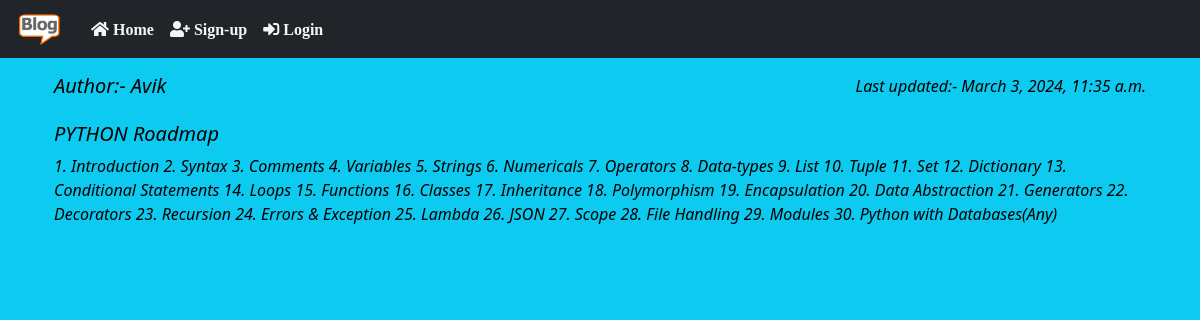
The page /detail_post/4 on the database its author committed.
### blog_app/models.py (models this page shows, shortened)
class Post(models.Model):
    STATUS_CHOICES = (
    ('draft', 'Draft'),
    ('published', 'Published'),
    )
    title = models.CharField(max_length=250)
    author = models.ForeignKey(User,on_delete=models.CASCADE,related_name='blog_posts')
    body = models.TextField()
    publish = models.DateTimeField(default=timezone.now)
    created = models.DateTimeField(auto_now_add=True)
    updated = models.DateTimeField(auto_now=True)
    status = models.CharField(max_length=10,choices=STATUS_CHOICES,default='draft')
    class Meta:
        ordering = ('publish',)

### blog_app/views.py (the view)
# urls.py: path('detail_post/<int:id>', views.detail_post, name="detail_post"),
def detail_post(request, id):
    readmore = Post.objects.filter(status = "published", id=id)
    return render(request, 'detailpost.html', {'posts': readmore})

### templates/detailpost.html (shortened to what this page needs)
{% extends "index.html" %}
{% block body %}
{% for p in posts %}
<div class="container mt-3">
    <div class="container text-black fst-italic">
        <h5 class="float-start">Author:- {{p.author}}</h5>
        <p class="float-end">Last updated:- {{p.updated}}</p><br><br>
        <h5 class="card-title">{{ p.title }}</h5>
        <p class="card-text">{{ p.body }}</p>
    </div>
</div>
{% endfor %}
{% endblock body %}

### rows shown on the page
Post: author "Avik", updated "March 3, 2024, 11:35 a.m.", title "PYTHON Roadmap", body "1. Introduction 2. Syntax 3. Comments 4. Variables 5. Strings 6. Numericals 7. Operators 8. Data-types 9. List 10. Tuple 11. Set 12. Dictionary 13. Conditional Statements 14. Loops 15. Functions 16. Classes 17. Inheritance 18. Polymorphism 19. Encapsulation 20. Data Abstraction 21. Generators 22. Decorators 23. Recursion 24. Errors & Exception 25. Lambda 26. JSON 27. Scope 28. File Handling 29. Modules 30. Python with Databases(Any)"
